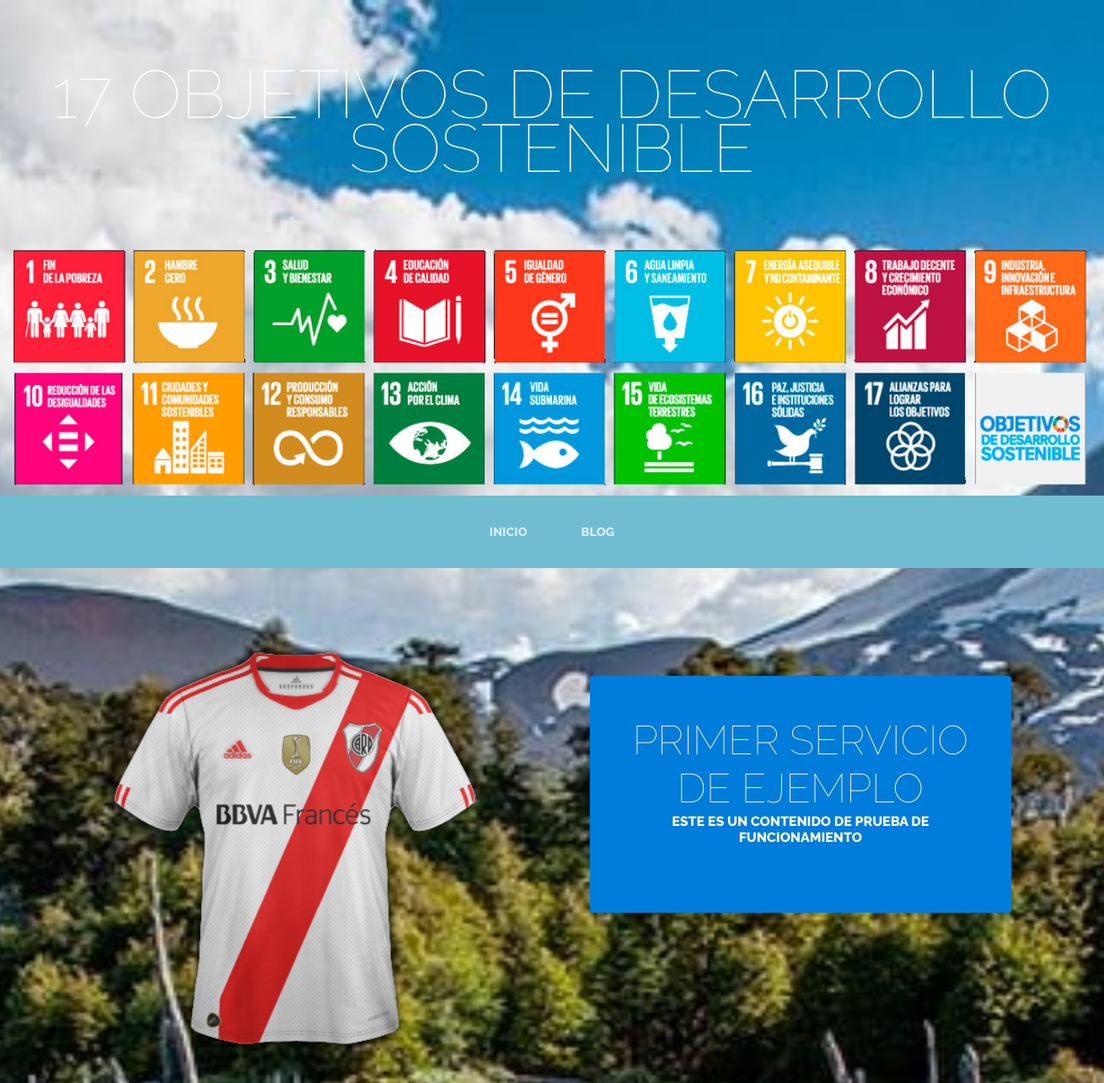
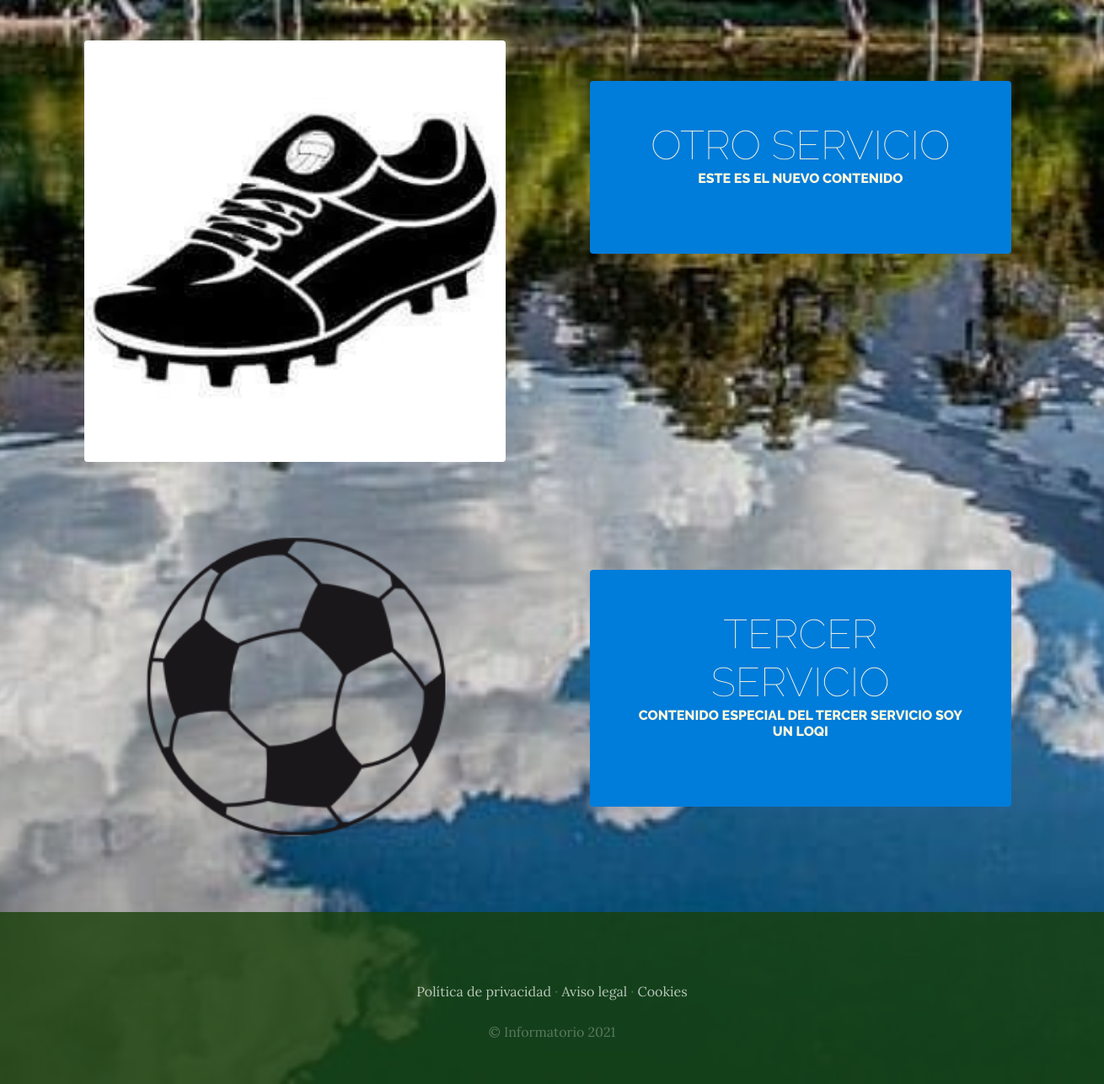
The app's page /servicios/ with its own data (2 pictures, top to bottom).
### servicios/models.py (models this page shows, shortened)
class Servicio(models.Model):
    titulo = models.CharField(max_length=50)
    contenido = models.CharField(max_length=50)
    imagen = models.ImageField(upload_to='servicios')
    created = models.DateTimeField(auto_now_add=True)
    updated = models.DateTimeField(auto_now_add=True)
    class Meta:
        verbose_name = 'servicio'
        verbose_name_plural = 'servicios'

### servicios/views.py (the view)
# urls.py: path('servicios/', include('servicios.urls')),
def servicios(request):
    servicios = Servicio.objects.all()
    return render(request, 'servicios/servicios.html', {"servicios": servicios})

### servicios/templates/servicios/servicios.html
{% extends "ProyectoWebApp/base.html" %}
{% load static %}
{% block content %}
    {% for servicio in servicios %}
   <section class="page-section clearfix">
    <div class="container">
      <div class="intro">
        <img class="intro-img img-fluid mb-3 mb-lg-0 rounded" src="{{servicio.imagen.url}}" alt="" style="width:45%">
        <div class="intro-text left-0 text-center bg-faded p-5 rounded">
          <h2 class="section-heading mb-4" >
            <span class="section-heading-lower">{{servicio.titulo}}</span>
            <span class="section-heading-upper">{{servicio.contenido}}</span>
          </h2>
        </div>
      </div>
    </div>
  </section>
    {% endfor %}
{% endblock %}

### ProyectoWebApp/templates/ProyectoWebApp/base.html (shortened to what this page needs)
<html>
<head>
    {% load static %}
    <link href="{% static 'ProyectoWebApp/vendor/bootstrap/css/bootstrap.min.css' %}" rel="stylesheet">
    <link href="{% static 'ProyectoWebApp/css/gestion.css' %}" rel="stylesheet">
</head>
<body>
    <h1 class="site-heading text-center text-white d-none d-lg-block">
        <span class="site-heading-lower">17 objetivos de desarrollo sostenible</span>
      </h1>
    <div align="center"><img src="{% static 'ProyectoWebApp/img/bannercrop.png'%}" width="1300" height="300" alt=""></div>
 <nav class="navbar navbar-expand-lg navbar-dark py-lg-4" id="mainNav">
    <div class="container">
      <div class="collapse navbar-collapse" id="navbarResponsive">
        <ul class="navbar-nav mx-auto">
          <li class="nav-item {% if request.path == '/' %}active{% endif %} px-lg-4">
            <a class="nav-link text-uppercase text-expanded" href="{% url 'Home' %}">Inicio</a>
          </li>
          <li class="nav-item {% if request.path == '/blog' %}active{% endif %} px-lg-4">
            <a class="nav-link text-uppercase text-expanded" href="{% url 'Blog' %}">Blog</a>
          </li>
        </ul>
      </div>
    </div>
  </nav>
    {% block content %}
    {% endblock %}
    <footer class="footer text-faded text-center py-5">
      <div class="container">
        <p class="m-0 mbt">
        	<a href="sample.html" class="link">Política de privacidad</a> ·
        	<a href="sample.html" class="link">Aviso legal</a> ·
        	<a href="sample.html" class="link">Cookies</a>
		</p>
        <p class="m-0 mbt1">&copy; Informatorio 2021</p>
      </div>
	</footer>
</body>
</html>

### ProyectoWebApp/static/ProyectoWebApp/css/gestion.css (style rules this page uses)
body { font-family: 'Lora'; background: linear-gradient(rgba(47, 23, 15, 0), rgba(47, 23, 15, 0)), url("../img/medio-ambiente.jpg"); background-attachment: fixed; background-position: center; background-size: cover; }
h1, h2, h3, h4, h5, h6 { font-family: 'Raleway'; }
p { line-height: 1.75; }
.text-faded { color: rgba(255, 255, 255, 0.3); }
.site-heading { margin-top: 5rem; margin-bottom: 5rem; text-transform: uppercase; line-height: 1; font-family: 'Raleway'; }
.site-heading .site-heading-lower { font-size: 5rem; font-weight: 100; line-height: 4rem; }
.page-section { margin-top: 5rem; margin-bottom: 5rem; }
.section-heading { text-transform: uppercase; }
.section-heading .section-heading-upper { display: block; font-size: 1rem; font-weight: 800; padding-bottom:.5rem; }
.section-heading .section-heading-lower { display: block; font-size: 3rem; font-weight: 100; }
.bg-faded { background-color: rgba(255, 255, 255, 0.85); }
#mainNav { background-color: rgba(112, 189, 210); font-family: 'Raleway'; }
#mainNav .navbar-nav .nav-item .nav-link { color: rgba(255, 255, 255, 0.7); font-weight: 800; }
@media (min-width: 992px) { #mainNav .navbar-nav .nav-item .nav-link { font-size: 0.9rem; } }
.intro { position: relative; }
@media (min-width: 992px) { .intro .intro-img { width: 75%; float: left; } }
@media (min-width: 992px) { .intro .intro-text { left: 600; width: 60%; margin-top: 3rem; background-color: rgba(0, 124, 218); color: cornsilk; position: absolute; } }
@media (min-width: 1200px) { .intro .intro-text { width: 45%; } }
.footer { background-color: rgba(24, 64, 8, 0.8); }
.mbt { padding-top: 2rem; }
.mbt1 { padding-top: 1.25rem; }
a.link { color: rgba(255, 255, 255, 0.7); }

### records on screen
Servicio: imagen (picture), titulo "PRIMER SERVICIO DE EJEMPLO", contenido "ESTE ES UN CONTENIDO DE PRUEBA DE FUNCIONAMIENTO"
Servicio: imagen (picture), titulo "OTRO SERVICIO", contenido "ESTE ES EL NUEVO CONTENIDO"
Servicio: imagen (picture), titulo "TERCER SERVICIO", contenido "CONTENIDO ESPECIAL DEL TERCER SERVICIO SOY UN LOQI"
